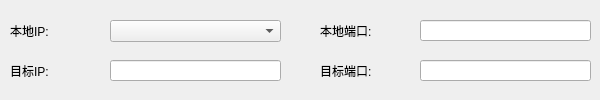
<?xml version="1.0" encoding="UTF-8"?>
<ui version="4.0">
 <class>CreateOtherLinks</class>
 <widget class="QWidget" name="CreateOtherLinks">
  <property name="geometry">
   <rect>
    <x>0</x>
    <y>0</y>
    <width>600</width>
    <height>100</height>
   </rect>
  </property>
  <property name="windowTitle">
   <string>Form</string>
  </property>
  <widget class="QLineEdit" name="localPortLine">
   <property name="geometry">
    <rect>
     <x>420</x>
     <y>20</y>
     <width>171</width>
     <height>21</height>
    </rect>
   </property>
  </widget>
  <widget class="QLabel" name="localIPLab">
   <property name="geometry">
    <rect>
     <x>10</x>
     <y>20</y>
     <width>71</width>
     <height>21</height>
    </rect>
   </property>
   <property name="text">
    <string>本地IP:</string>
   </property>
  </widget>
  <widget class="QLabel" name="localPortLab">
   <property name="geometry">
    <rect>
     <x>320</x>
     <y>20</y>
     <width>71</width>
     <height>21</height>
    </rect>
   </property>
   <property name="text">
    <string>本地端口:</string>
   </property>
  </widget>
  <widget class="QLabel" name="tarIPLab">
   <property name="geometry">
    <rect>
     <x>10</x>
     <y>60</y>
     <width>71</width>
     <height>21</height>
    </rect>
   </property>
   <property name="text">
    <string>目标IP:</string>
   </property>
  </widget>
  <widget class="QComboBox" name="localIPCom">
   <property name="geometry">
    <rect>
     <x>110</x>
     <y>20</y>
     <width>171</width>
     <height>22</height>
    </rect>
   </property>
  </widget>
  <widget class="QLabel" name="tarPortLab">
   <property name="geometry">
    <rect>
     <x>320</x>
     <y>60</y>
     <width>71</width>
     <height>21</height>
    </rect>
   </property>
   <property name="text">
    <string>目标端口:</string>
   </property>
  </widget>
  <widget class="QLineEdit" name="tarPortLine">
   <property name="geometry">
    <rect>
     <x>420</x>
     <y>60</y>
     <width>171</width>
     <height>21</height>
    </rect>
   </property>
  </widget>
  <widget class="QLineEdit" name="tarIPLine">
   <property name="geometry">
    <rect>
     <x>110</x>
     <y>60</y>
     <width>171</width>
     <height>21</height>
    </rect>
   </property>
  </widget>
 </widget>
 <resources/>
 <connections/>
</ui>
